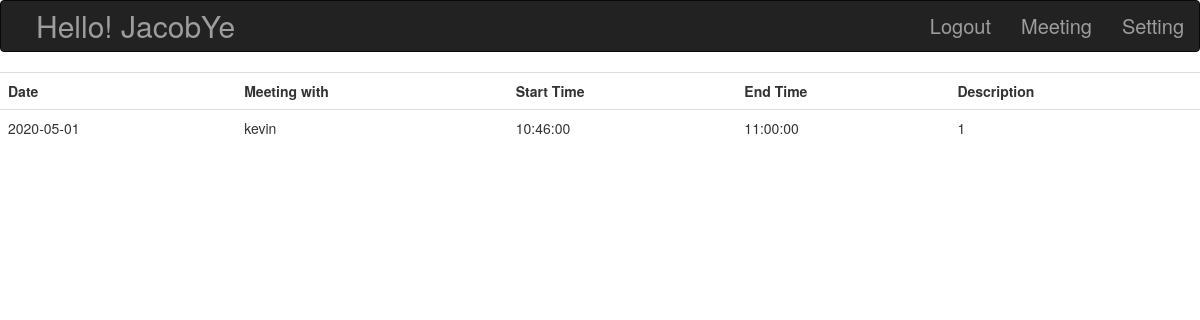
Page /meeting (signed in) on the committed database.
### app_folder/models.py (models this page shows, shortened)
class User(db.Model,UserMixin):
    id = db.Column(db.Integer, primary_key=True)
    username = db.Column(db.String(64), index=True, unique=True)
    email = db.Column(db.String(128), index=True, unique=True)
    password_hash = db.Column(db.String(128))
    mailconfirm=db.Column(db.Boolean,index=True)
    available = db.relationship('Available', cascade='all,delete', backref='User')
    appointment = db.relationship("Appointment", cascade='all,delete', backref='User')

class Appointment(db.Model):
    id = db.Column(db.Integer, primary_key=True)
    Date = db.Column(db.Date, index=True)
    name = db.Column(db.String(64), index=True)
    start_time = db.Column(db.Time, index=True)
    end_time = db.Column(db.Time, index=True)
    user_id = db.Column(db.Integer, db.ForeignKey('user.id'))
    description = db.Column(db.String(64), index=True)

### app_folder/routes.py (the view)
@app.route('/meeting',methods=["GET","POST"])
@login_required
def meeting():
    appointment_list=[]
    user = User.query.filter_by(username=current_user.username).first()
    appointment_list = Appointment.query.filter(Appointment.user_id ==user.id).all()
    appointment_list=sorted(appointment_list,key=functools.cmp_to_key(cmp))
    return render_template("meeting.html",appointment_list=appointment_list)

### app_folder/models.py (called while the page is built)
@login_manager.user_loader
def load_user(id):
    return User.query.get(int(id))

### app_folder/templates/meeting.html
{% extends "base.html" %}
{% block content %}
<div>
    {% if appointment_list%}
    <table class="table">
        <tr>
            <th>Date</th>
            <th>Meeting with</th>
            <th>Start Time</th>
            <th>End Time</th>
            <th>Description</th>
          </tr>
          {% for message in appointment_list %}
          <tr>
              <td>{{ message.Date}}</td>
              <td>{{ message.name }}</td>
              <td>{{ message.start_time }}</td>
              <td>{{ message.end_time }}</td>
              <td>{{ message.description}}</td>
          </tr>
          {% endfor %}
    </table>
{%else%}
    <h1>No Record!!</h1>
{%endif%}
</div>
{% endblock %}

### app_folder/templates/base.html (shortened to what this page needs)
<!DOCTYPE html>
<html lang="en">
    <head>
        <link rel="stylesheet" href="../static/style.css">
        <link rel="stylesheet" href="https://maxcdn.bootstrapcdn.com/bootstrap/3.4.1/css/bootstrap.min.css">
    </head>
    <body>
        <nav class="navbar navbar-inverse">
          <div class="container-fluid">
            <div class="navbar-header">
              {% if current_user.is_authenticated %}
                <div class="navbar-brand">Hello! {{current_user.username}}</div>
              {%else%}
                <div class="navbar-brand">Hello! Guest</div>
              {%endif%}
            </div>
              <ul class="nav navbar-nav navbar-right">
                {%if not current_user.is_authenticated%}
                  <li ><a href="/login">Login</a></li>
                {%else%}
                  <li ><a href="/logout">Logout</a></li>
                {%endif%}
                  <li ><a href="/meeting">Meeting</a></li>
                  <li><a href="/setting">Setting</a></li>
              </ul>
          </div>
        </nav>
        {% block content %} {% endblock %}
    </body>
</html>

### app_folder/templates/base.html (style rules this page uses)
.navbar-brand { position: relative; left:20px; font-size:30px; }
.navbar-nav { font-size:20px; }

### rows in the picture
User: username "JacobYe"
Appointment: Date "2020-05-01", name "kevin", start_time "10:46:00", end_time "11:00:00", description "1"
